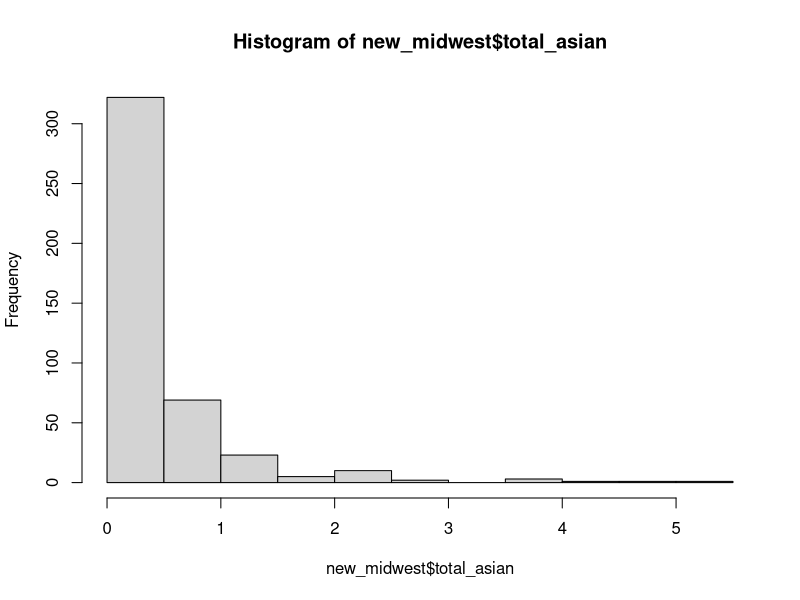
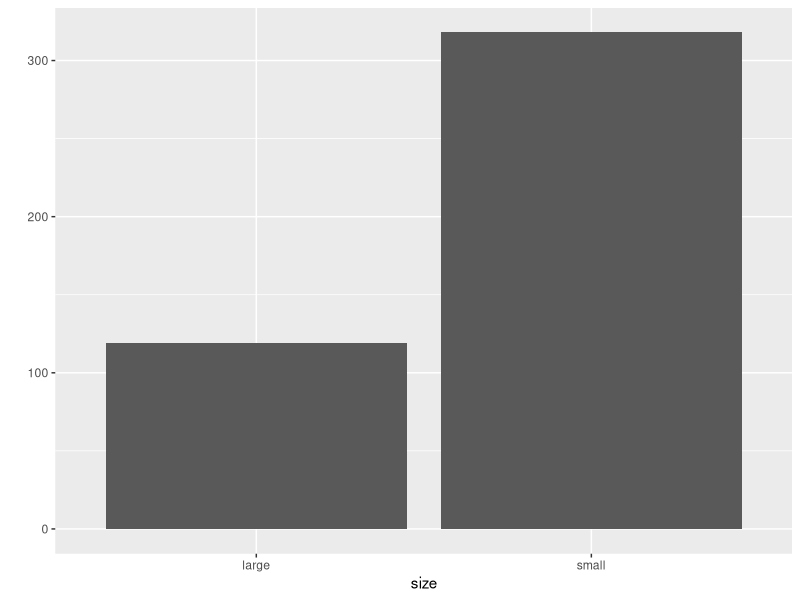

These charts were generated, in order, by the following R code:
#혼자서해보기(p 123)
library(ggplot2)
library(dplyr)
midwest <- as.data.frame(ggplot2::midwest)
head(midwest)
tail(midwest)
dim(midwest)
summary(midwest)
str(midwest)
new_midwest <- midwest
new_midwest <- rename(new_midwest, total = poptotal)
new_midwest <- rename(new_midwest, asian = popasian)
head(new_midwest,2)
new_midwest$total_asian <-(new_midwest$asian / new_midwest$total)*100
head(new_midwest,2)
hist(new_midwest$total_asian)
midw_avg <- mean(new_midwest$total_asian)
size <- ifelse(new_midwest$total_asian > 0.4872462 ,"large","small")
table(size)
qplot(size)